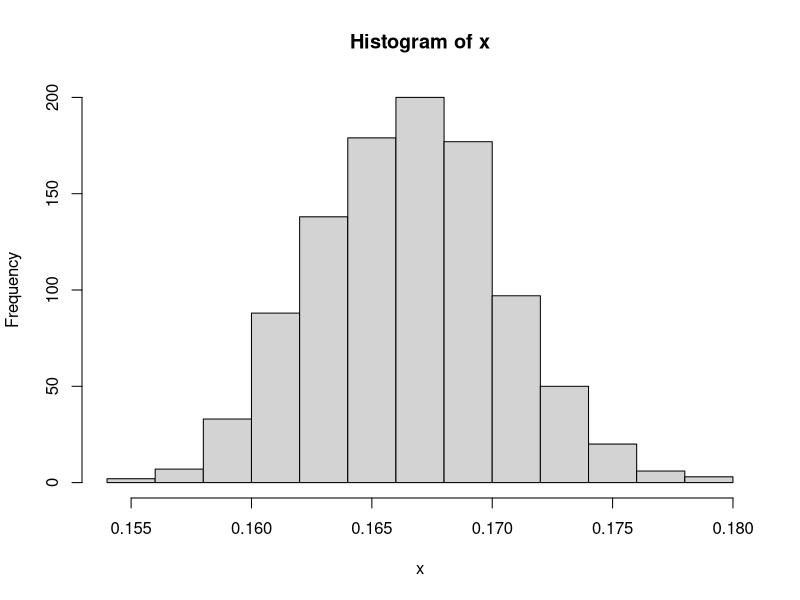

R code for this plot:
play = function(n){
  x1 = sample(1:6, n, replace=T)
  x2 = sample(1:6, n, replace=T)
  x3 = x1+x2
  
  return(length(x3[x3==7])/n)
}

x = c()
for(i in 1:1000) {
  x = c(x, play(10000))
}
hist(x)


good = 0
n=10000
people = 25 
for(i in 1:n) {
  bdays = sample(1:365, people, replace=T)
  match = length(bdays) - length(unique(bdays))
  
  if(match >= 1) {
    good = good+1
  }
}
good/n

match = function(x) {
  if(length(x) < 1) {
    return(F)
  }
  if(length(subset(x, x[1]==x[-1]))) {
    return(T)
  }
  return(match(x[-1]))
}

count = 0
for(i in 1:100) {
  if(match(sample(1:365, 25, replace=T))) {
    count = count+1
  }
}
count/100